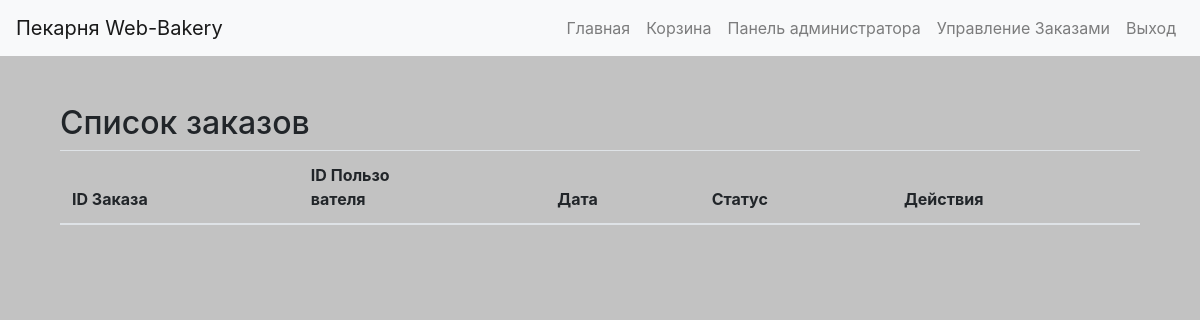
/orders (signed in), run on an earlier commit of the app's database.
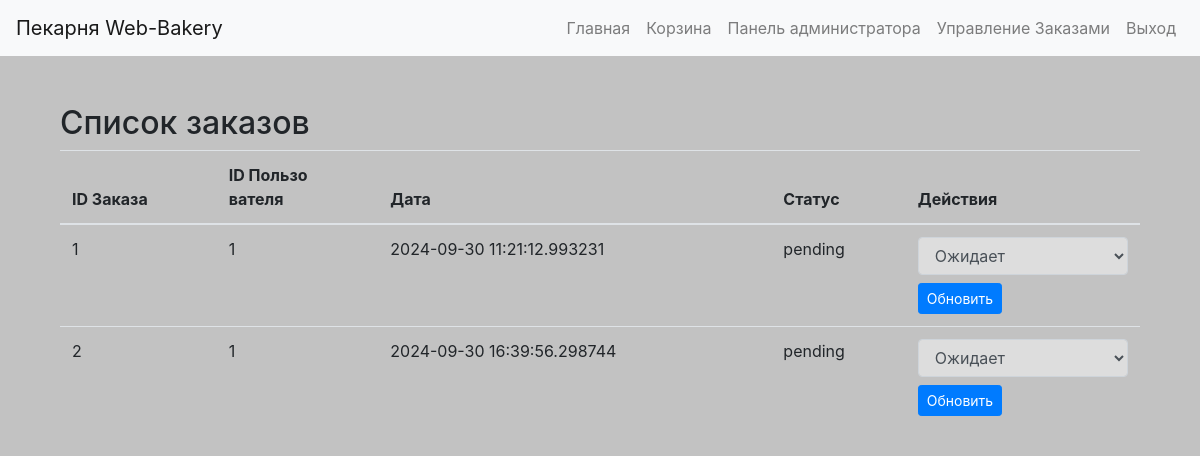
And on a later commit of the database.
### app/models.py (models this page shows, shortened)
class Purchase(db.Model):
    id = db.Column(db.Integer, primary_key=True)
    user_id = db.Column(db.Integer, db.ForeignKey('user.id'), nullable=False)
    created_at = db.Column(db.DateTime, default=datetime.now)
    status = db.Column(db.String(20), default='pending')  # Статус: 'pending', 'paid', 'completed'
    items = db.relationship('PurchaseItem', backref='purchase', lazy=True)

### app/routes.py (the view)
    def wrapper(*args, **kwargs):
        if not current_user.is_authenticated or (current_user.role != 'moderator' and current_user.role != 'admin'):
            abort(403)
        return func(*args, **kwargs)

### app/__init__.py (called while the page is built)
def create_app():
    app = Flask(__name__)
    app.config['SECRET_KEY'] = 'supedawrseddacreweqtkey'
    app.config['SQLALCHEMY_DATABASE_URI'] = os.environ.get('DATABASE_URL', 'sqlite:///bakery.db')
    app.config['SQLALCHEMY_TRACK_MODIFICATIONS'] = False
    db.init_app(app)
    migrate.init_app(app, db)
    login_manager.init_app(app)
    login_manager.login_view = 'main.login'
    login_manager.login_message = "Пожалуйста, войдите, чтобы получить доступ к этой странице."
    login_manager.login_message_category = "warning"
    from .models import User, Product, Category
    @login_manager.user_loader
    def load_user(user_id):
        return User.query.get(int(user_id))
    from . import routes
    app.register_blueprint(routes.bp)
    with app.app_context():
        db.create_all()
    return app

### app/routes.py (called while the page is built)
def moder_required(func):
    def wrapper(*args, **kwargs):
        if not current_user.is_authenticated or (current_user.role != 'moderator' and current_user.role != 'admin'):
            abort(403)
        return func(*args, **kwargs)
    wrapper.__name__ = func.__name__
    return wrapper

### app/templates/orders.html (shortened to what this page needs)
{% extends 'base.html' %}
{% block content %}
    <div class="container mt-5">
        <h2>Список заказов</h2>
        <table class="table">
            <thead>
                <tr>
                    <th>ID Заказа</th>
                    <th>ID Пользо <br class="hidden-mobile"> вателя</th>
                    <th>Дата</th>
                    <th>Статус</th>
                    <th>Действия</th>
                </tr>
            </thead>
            <tbody>
                {% for purchase in purchases %}
                    <tr>
                        <td>{{ purchase.id }}</td>
                        <td>{{ purchase.user_id }}</td>
                        <td>{{ purchase.created_at }}</td>
                        <td>{{ purchase.status }}</td>
                        <td>
                            <form method="POST" action="{{ url_for('main.update_order_status', order_id=purchase.id) }}">
                                <select name="status" class="form-control" style="background-color: rgb(221, 221, 221);">
                                    <option value="pending" {% if purchase.status == 'pending' %}selected{% endif %}>Ожидает</option>
                                </select>
                                <button type="submit" class="btn btn-primary btn-sm mt-2">Обновить</button>
                            </form>
                        </td>
                    </tr>
                {% endfor %}
            </tbody>
        </table>
    </div>
{% endblock %}

What changed in the data, as far as the page shows it:
added Purchase: id "1", user_id "1", created_at "2024-09-30 11:21:12.993231", status "pending", status "Ожидает"
added Purchase: id "2", user_id "1", created_at "2024-09-30 16:39:56.298744", status "pending", status "Ожидает"
